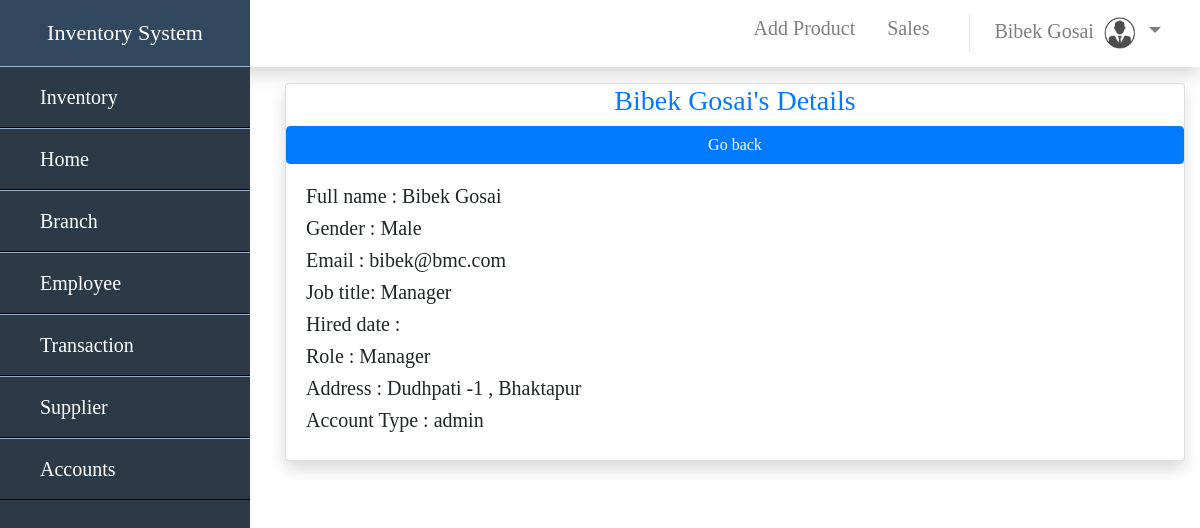
/account_searchfrm.php?action=edit&id=1 (signed in), run on the app's committed database.
### tables this page shows
CREATE TABLE `employee` (
  `Employe_Id` int(11) NOT NULL,
  `fname` varchar(20) NOT NULL,
  `lname` varchar(20) NOT NULL,
  `gender` varchar(10) NOT NULL,
  `email` varchar(50) NOT NULL,
  `phone` varchar(20) NOT NULL,
  `JOB_ID` int(11) NOT NULL,
  `Hired_date` date DEFAULT NULL,
  `address` varchar(50) NOT NULL,
  `branch_id` int(11) NOT NULL
);

CREATE TABLE `job` (
  `JOB_ID` int(11) NOT NULL,
  `JOB_TITLE` varchar(20) NOT NULL
);

CREATE TABLE `type` (
  `TYPE_ID` int(11) NOT NULL,
  `TYPE` varchar(50) NOT NULL
);

### account_searchfrm.php (the view, shortened to what this page needs)
<?php
    include'sidebar.php';
?>
<?php
$query = "SELECT fname, lname, gender, email, phone, JOB_TITLE, Hired_date, address, TYPE
FROM login l
JOIN employee e ON e.Employe_Id =  l.Employe_Id
JOIN type t ON t.TYPE_ID = l.TYPE_ID
JOIN job j ON j.JOB_ID = e.JOB_ID
WHERE id = ".$_GET['id'];
$result = mysqli_query($con,$query);
while ($row = mysqli_fetch_assoc($result)){
$fn = $row['fname'];
$ln = $row['lname'];
$ge = $row['gender'];
$em = $row['email'];
$hd = $row['Hired_date'];
$ad = $row['address'];
$jt = $row['JOB_TITLE'];
$ty = $row['TYPE'];
}
?>
<div id="content">
    <div class="container">
        <div class="card shadow">
            <div class="card-head text-primary text-center">
                <h3><?php echo $fn ." ";?> <?php echo $ln;?>'s Details</h3>
            </div>
            <a href = "account.php" class= "btn btn-primary"> Go back</a>
            <div class="card-body">
                <h5> Full name : <?php echo $fn ." ";?> <?php echo $ln;?></h5>
                <h5> Gender : <?php echo $ge ;?></h5>
                <h5>Email : <?php echo $em ;?></h5>
                <h5>Job title: <?php echo $jt ;?></h5>
                <h5> Hired date : <?php echo $hd ;?></h5>
                <h5>Role : <?php echo $jt?></h5>
                <h5> Address : <?php echo $ad?></h5>
                <h5>Account Type : <?php echo $ty?></h5>
            </div>
        </div>
    </div>
</div>

### sidebar.php (style rules this page uses)
* { margin : 0; padding : 0; box-sizing : border-box; font-family : san-sarif; text-decoration: none ; list-style: none; }
#content { box-sizing: border-box; padding-left : 270px; }

### data on the page
employee: fname "Bibek", lname "Gosai", gender "Male", email "bibek@bmc.com", JOB_ID.JOB_TITLE "Manager", address "Dudhpati -1 , Bhaktapur", type.TYPE "admin"

### other printed values
$_SESSION['FIRST_NAME'] "Bibek"
$_SESSION['LAST_NAME'] "Gosai"
